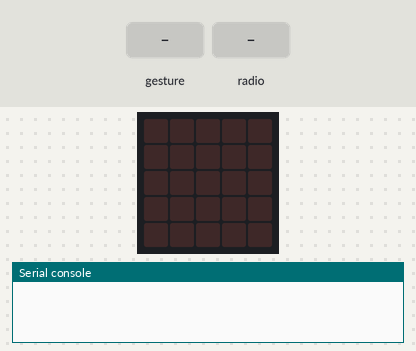
The program below on a simulated BBC micro:bit (MakeCode). Shown: the board's 5×5 LED display, the last lines printed to the serial console. Inputs (shaded band) come from the test bench. Random numbers come from a fixed seed; no radio messages arrive unless stated (any console line starting 'radio sent:' is added by the test bench); a tilt is held for 1.5 s and a shake lasts 1 s, then the board lies face up again.

Above: at 1.2 s.
1.3 s: gesture 'shake'
At 2.7 s:
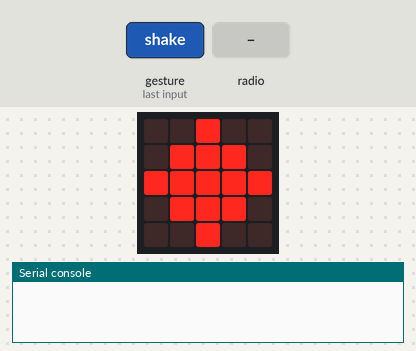
3.0 s: radio message "2" arrives
At 4.0 s:
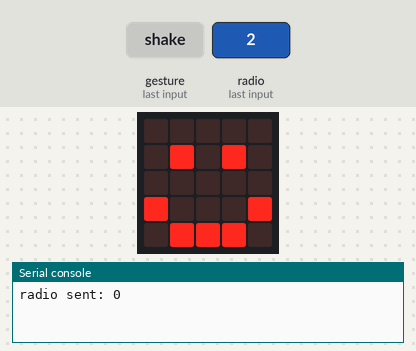
4.5 s: radio message "1" arrives
At 5.1 s:
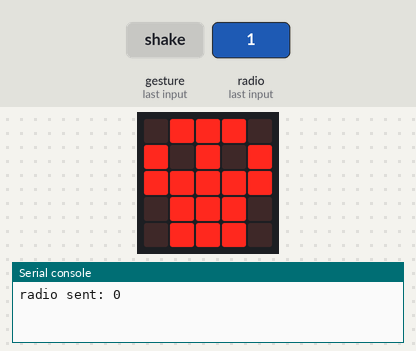
6.0 s: gesture 'shake'
At 7.4 s:
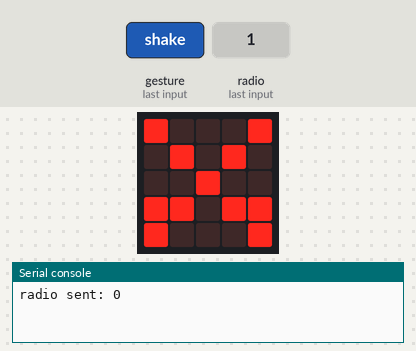
7.7 s: radio message "2" arrives
At 8.7 s:
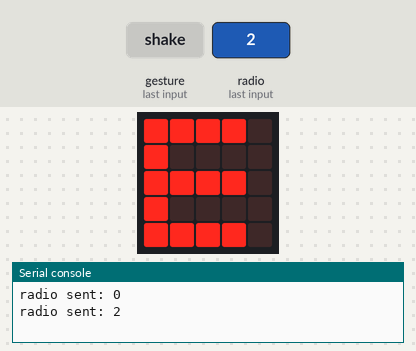
9.2 s: radio message "0" arrives
At 9.9 s:
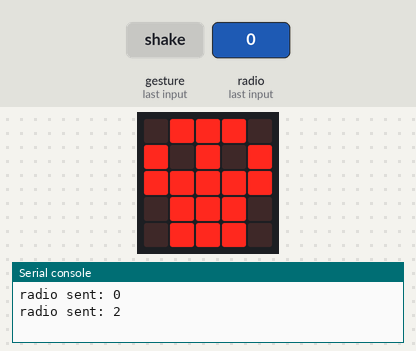
Timing chart, 0 to 11.7 s (numbered marks = the images above; inputs shaded):
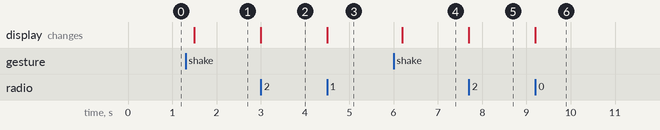

Measured:
- after the input at 1.3 s, the display: changes after 0.20 s (image 1)
- after the input at 3.0 s, the display: changes at once (image 2)
- after the input at 4.5 s, the display: changes at once (image 3)
- after the input at 6.0 s, the display: changes after 0.20 s (image 4)
- after the input at 7.7 s, the display: changes at once (image 5)
- after the input at 9.2 s, the display: changes at once (image 6)

The program:

main.ts
```typescript
radio.onReceivedNumber(function (receivedNumber) {
    if (receivedNumber == ppt) {
        basic.showLeds(`
            # # # # .
            # . . . .
            # # # # .
            # . . . .
            # # # # .
            `)
    } else {
        if (receivedNumber == 2 && ppt == 0 || (receivedNumber == 1 && ppt == 2 || receivedNumber == 0 && ppt == 1)) {
            basic.showIcon(IconNames.Happy)
        } else {
            basic.showIcon(IconNames.Skull)
        }
    }
})
input.onGesture(Gesture.Shake, function () {
    ppt = randint(0, 2)
    if (ppt == 0) {
        basic.showLeds(`
            . . # . .
            . # # # .
            # # # # #
            . # # # .
            . . # . .
            `)
    } else {
        if (ppt == 1) {
            basic.showLeds(`
                . . . . .
                . # # # .
                . # # # .
                . # # # .
                . . . . .
                `)
        } else {
            basic.showLeds(`
                # . . . #
                . # . # .
                . . # . .
                # # . # #
                # . . . #
                `)
        }
    }
    basic.pause(2000)
    radio.sendNumber(ppt)
})
let ppt = 0
let enemigo = 0
radio.setGroup(1)
basic.forever(function () {

})
```

test.ts
```typescript
// aquí va el archivo "tests"; esto no se compilará cuando este paquete se utilice como una extensión.
```
